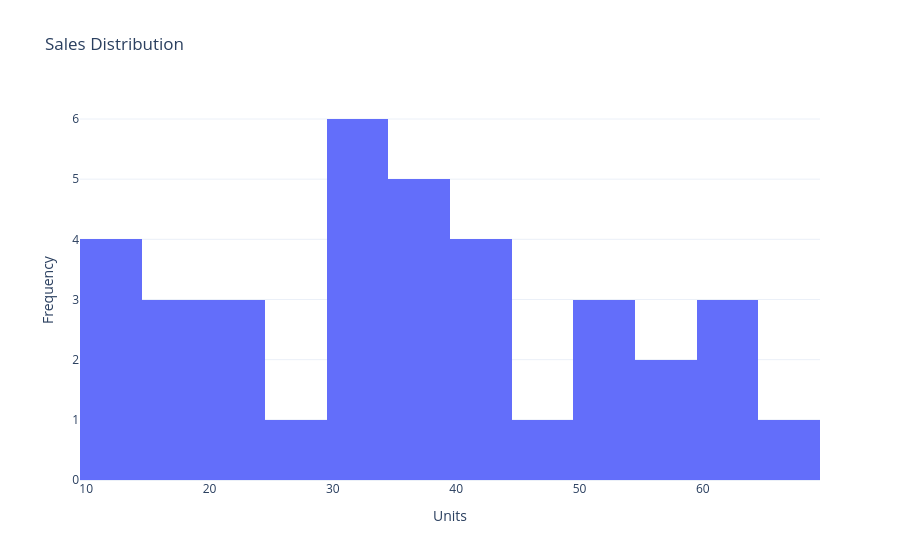

Write notebook code for a chart like this one.
### Code cell
MY_VAR = 'units'
X_TITLE = 'Units'
# for i in list 
fig = px.histogram(
    data_frame = df_plotly,
    x = MY_VAR,
    nbins = 15,
    title = 'Sales Distribution'
)

fig.update_layout(
    xaxis_title = X_TITLE,
    yaxis_title = 'Frequency'
)
fig.show()

### Figure 1 — Plotly figure (JSON) as saved in the notebook; plotly's stock layout.template omitted (floating-point values rounded to 4 significant figures)
{"data": [{"bingroup": "x", "hovertemplate": "units=%{x}<br>count=%{y}<extra></extra>", "legendgroup": "", "marker": {"color": "#636efa", "pattern": {"shape": ""}}, "name": "", "nbinsx": 15, "orientation": "v", "showlegend": false, "type": "histogram", "x": [38, 30, 12, 33, 69, 21, 53, 36, 37, 56, 61, 46, 30, 27, 23, 11, 16, 44, 59, 11, 51, 38, 19, 24, 33, 38, 10, 33, 33, 60, 44, 51, 16, 43, 64, 44], "xaxis": "x", "yaxis": "y"}], "layout": {"barmode": "relative", "legend": {"tracegroupgap": 0}, "title": {"text": "Sales Distribution"}, "xaxis": {"anchor": "y", "domain": [0, 1], "title": {"text": "Units"}}, "yaxis": {"anchor": "x", "domain": [0, 1], "title": {"text": "Frequency"}}}}
